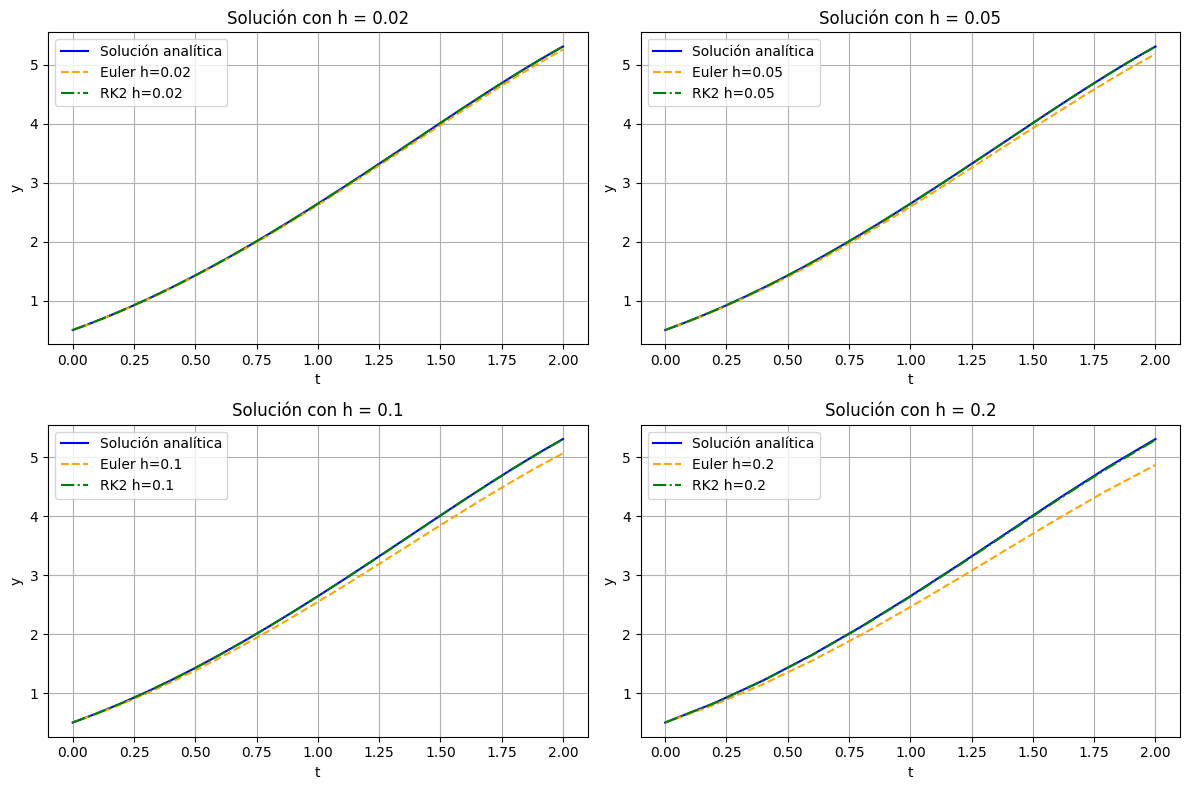

This chart was generated by the following Python code:
import numpy as np
import matplotlib.pyplot as plt

# Método de Euler
def euler_method(f, y0, t0, tn, n):
    h = (tn - t0) / n
    t_values = np.arange(t0, tn + h, h)
    y_values = np.zeros(len(t_values))
    y_values[0] = y0

    for i in range(1, len(t_values)):
        y_values[i] = y_values[i - 1] + h * f(t_values[i - 1], y_values[i - 1])

    return t_values, y_values

# Método Runge-Kutta de segundo orden (RK2)
def rk2_method(f, y0, t0, tn, n):
    h = (tn - t0) / n
    t_values = np.arange(t0, tn + h, h)
    y_values = np.zeros(len(t_values))
    y_values[0] = y0

    for i in range(1, len(t_values)):
        k1 = f(t_values[i - 1], y_values[i - 1])
        k2 = f(t_values[i - 1] + 0.5 * h, y_values[i - 1] + 0.5 * h * k1)
        y_values[i] = y_values[i - 1] + h * k2

    return t_values, y_values

# Función diferencial donde Euler tiende a ser inestable
def f_unstable(t, y):
    return y - t**2 + 1

# Solución analítica de la ecuación diferencial
def solucion_analitica_unstable(t):
    return (t + 1)**2 - 0.5 * np.exp(t)

# Parámetros iniciales
t0, tn, y0 = 0, 2, 0.5

# Tamaños de paso para comparar
h_values = [0.02, 0.05, 0.1, 0.2]

plt.figure(figsize=(12, 8))

for i, h in enumerate(h_values, 1):
    t_values = np.arange(t0, tn + h, h)
    y_exact = solucion_analitica_unstable(t_values)

    # Soluciones Euler
    y_values_euler = euler_method(f_unstable, y0, t0, tn, int((tn - t0) / h))[1]

    # Soluciones RK2
    y_values_rk2 = rk2_method(f_unstable, y0, t0, tn, int((tn - t0) / h))[1]

    # Gráficos
    plt.subplot(2, 2, i)
    plt.plot(t_values, y_exact, label='Solución analítica', color='blue')
    plt.plot(t_values, y_values_euler, label='Euler h=' + str(h), linestyle='--', color='orange')
    plt.plot(t_values, y_values_rk2, label='RK2 h=' + str(h), linestyle='-.', color='green')
    plt.xlabel('t')
    plt.ylabel('y')
    plt.title(f'Solución con h = {h}')
    plt.legend()
    plt.grid(True)

plt.tight_layout()
plt.show()
